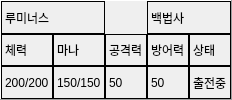
                     <widget class="QFrame" name="Frame_Class2_DetailsStatus">
                      <property name="frameShape">
                       <enum>QFrame::Panel</enum>
                      </property>
                      <property name="frameShadow">
                       <enum>QFrame::Raised</enum>
                      </property>
                      <layout class="QGridLayout" name="gridLayout_30">
                       <property name="leftMargin">
                        <number>0</number>
                       </property>
                       <property name="topMargin">
                        <number>0</number>
                       </property>
                       <property name="rightMargin">
                        <number>0</number>
                       </property>
                       <property name="bottomMargin">
                        <number>0</number>
                       </property>
                       <property name="spacing">
                        <number>0</number>
                       </property>
                       <item row="2" column="3">
                        <widget class="QLabel" name="Class2_DetailsStatus_MpValue">
                         <property name="minimumSize">
                          <size>
                           <width>50</width>
                           <height>0</height>
                          </size>
                         </property>
                         <property name="frameShape">
                          <enum>QFrame::Box</enum>
                         </property>
                         <property name="text">
                          <string>150/150</string>
                         </property>
                        </widget>
                       </item>
                       <item row="2" column="4">
                        <widget class="QLabel" name="Class2_DetailsStatus_AtkValue">
                         <property name="frameShape">
                          <enum>QFrame::Box</enum>
                         </property>
                         <property name="text">
                          <string>50</string>
                         </property>
                        </widget>
                       </item>
                       <item row="2" column="6">
                        <widget class="QLabel" name="Class2_DetailsStatus_ConditionValue">
                         <property name="frameShape">
                          <enum>QFrame::Box</enum>
                         </property>
                         <property name="text">
                          <string>출전중</string>
                         </property>
                        </widget>
                       </item>
                       <item row="2" column="5">
                        <widget class="QLabel" name="Class2_DetailsStatus_ShieldValue">
                         <property name="frameShape">
                          <enum>QFrame::Box</enum>
                         </property>
                         <property name="text">
                          <string>50</string>
                         </property>
                        </widget>
                       </item>
                       <item row="1" column="2">
                        <widget class="QLabel" name="Class2_DetailsStatus_Hp">
                         <property name="minimumSize">
                          <size>
                           <width>50</width>
                           <height>0</height>
                          </size>
                         </property>
                         <property name="frameShape">
                          <enum>QFrame::Box</enum>
                         </property>
                         <property name="text">
                          <string>체력</string>
                         </property>
                        </widget>
                       </item>
                       <item row="2" column="2">
                        <widget class="QLabel" name="Class2_DetailsStatus_HpValue">
                         <property name="minimumSize">
                          <size>
                           <width>50</width>
                           <height>0</height>
                          </size>
                         </property>
                         <property name="frameShape">
                          <enum>QFrame::Box</enum>
                         </property>
                         <property name="text">
                          <string>200/200</string>
                         </property>
                        </widget>
                       </item>
                       <item row="1" column="4">
                        <widget class="QLabel" name="Class2_DetailsStatus_Atk">
                         <property name="frameShape">
                          <enum>QFrame::Box</enum>
                         </property>
                         <property name="text">
                          <string>공격력</string>
                         </property>
                        </widget>
                       </item>
                       <item row="1" column="5">
                        <widget class="QLabel" name="Class2_DetailsStatus_Shield">
                         <property name="frameShape">
                          <enum>QFrame::Box</enum>
                         </property>
                         <property name="text">
                          <string>방어력</string>
                         </property>
                        </widget>
                       </item>
                       <item row="1" column="3">
                        <widget class="QLabel" name="Class2_DetailsStatus_Mp">
                         <property name="minimumSize">
                          <size>
                           <width>50</width>
                           <height>0</height>
                          </size>
                         </property>
                         <property name="frameShape">
                          <enum>QFrame::Box</enum>
                         </property>
                         <property name="text">
                          <string>마나</string>
                         </property>
                        </widget>
                       </item>
                       <item row="1" column="6">
                        <widget class="QLabel" name="Class2_DetailsStatus_Condition">
                         <property name="frameShape">
                          <enum>QFrame::Box</enum>
                         </property>
                         <property name="text">
                          <string>상태</string>
                         </property>
                        </widget>
                       </item>
                       <item row="0" column="5" colspan="2">
                        <widget class="QLabel" name="Class2_DetailsStatus_Class">
                         <property name="frameShape">
                          <enum>QFrame::Box</enum>
                         </property>
                         <property name="text">
                          <string>백법사</string>
                         </property>
                        </widget>
                       </item>
                       <item row="0" column="2" colspan="2">
                        <widget class="QLabel" name="Class2_DetailsStatus_Name">
                         <property name="frameShape">
                          <enum>QFrame::Box</enum>
                         </property>
                         <property name="text">
                          <string>루미너스</string>
                         </property>
                        </widget>
                       </item>
                      </layout>
                     </widget>
